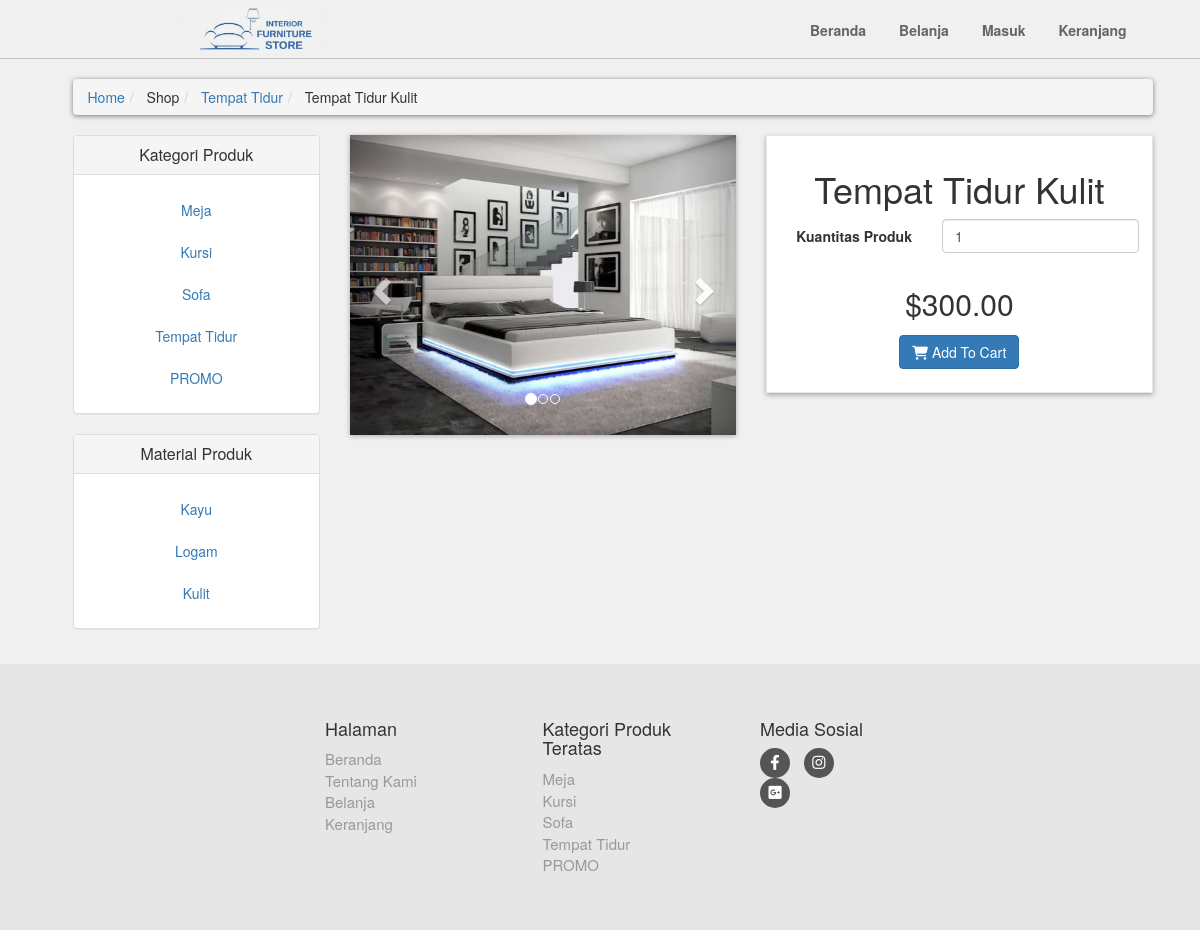
Screenshot of /details.php?pro_id=39 with the database file from the repository.
### tables this page shows
CREATE TABLE `product_categories` (
  `p_category_id` int(10) NOT NULL,
  `p_category_title` varchar(50) NOT NULL,
  `p_category_desc` varchar(200) NOT NULL
);

CREATE TABLE `products` (
  `product_id` bigint(8) NOT NULL,
  `p_category_id` int(10) NOT NULL,
  `p_material_id` int(10) NOT NULL,
  `product_title` varchar(50) NOT NULL,
  `product_description` varchar(120) NOT NULL,
  `product_price` decimal(7,2) NOT NULL,
  `product_discount` int(4) NOT NULL,
  `product_image1` text NOT NULL,
  `product_image2` text NOT NULL,
  `product_image3` text NOT NULL
);

CREATE TABLE `product_material` (
  `p_material_id` int(10) NOT NULL,
  `p_material_title` varchar(50) NOT NULL,
  `p_material_desc` varchar(200) NOT NULL
);

### details.php (the view, shortened to what this page needs)
<?php
    include("includes/header.php");
?>
    <div id="content">
        <div class="container">
            <div class="col-md-12">
                <ul class="breadcrumb">
                    <li><a href="index.php">Home</a></li>
                    <li>
                        Shop
                    </li>
                    <li>
                        <a href="shop.php?p_categories=<?php echo $p_category_id; ?>"><?php echo $p_category_title; ?></a>
                    </li>
                    <li>
                        <?php echo $pro_title ?>
                    </li>
                </ul>
            </div>
            <div class="col-md-3">
                <?php
                    include("includes/sidebar.php");
                ?>
            </div>
            <div class="col-md-9">
                <div id="productMain" class="row">
                    <div class="col-sm-6">
                        <div id="mainImage">
                            <div id="myCarousel" class="carousel slide">
                                <ol class="carousel-indicators">
                                    <li data-target = "#myCarousel" data-slide-to="0" class="active"></li>
                                    <li data-target = "#myCarousel" data-slide-to="1"></li>
                                    <li data-target = "#myCarousel" data-slide-to="2"></li>
                                </ol>
                                <div class="carousel-inner">
                                    <div class="item active">
                                        <center><img class="img-responsive" src="product_images/<?php echo $pro_image1; ?>" alt=""></center>
                                    </div>
                                </div>
                                <a href="#myCarousel" class="left carousel-control" data-slide="prev">
                                    <span class="glyphicon glyphicon-chevron-left"></span>
                                </a>
                                <a href="#myCarousel" class="right carousel-control" data-slide="next">
                                    <span class="glyphicon glyphicon-chevron-right"></span>
                                </a>
                            </div>
                        </div>
                    </div>
                    <div class="col-sm-6">
                        <div class="box">
                            <h1 class="text-center"><?php echo $pro_title; ?></h1>
                            <form action="details.php?add_cart=<?php echo $product_id; ?>" class="form-horizontal" method="post">
                                <div class="form-group">
                                    <label for="" class="col-md-5 control-label">Kuantitas Produk</label>
                                    <div class="col-md-7">
                                    <input name="product_qty" type="number" id="typeNumber" class="form-control" value="1"/>
                                    </div>
                                </div>
                                <?php if($p_category_title === 'SALE'){ echo "<p class='price' style = 'text-decoration: line-through'>$$pro_price</p>";}else{echo "<p class='price'>$$pro_price</p>";}?></p>
                                <p class="text-center buttons"><button class="btn btn-primary"><i class="fa fa-shopping-cart"></i> Add To Cart</button></p>
                            </form>
                        </div>
                    </div>
                </div>
            </div>
        </div>
    </div>
    <?php
            include("includes/footer.php");
        ?>
</body>

### includes/header.php (shortened to what this page needs)
 <?php
    include("includes/database.php");
    include("includes/functions.php");
?>
<?php
if(isset($_GET['pro_id'])){
    $product_id = $_GET['pro_id'];
    $get_product = "select * from products where product_id = '$product_id'";
    $run_product = mysqli_query($con, $get_product);
    $row_product = mysqli_fetch_array($run_product);
    $p_category_id = $row_product['p_category_id'];
    $pro_title = $row_product['product_title'];
    $pro_price = $row_product['product_price'];
    $pro_image1 = $row_product['product_image1'];
    $get_p_categories = "select * from product_categories where p_category_id = '$p_category_id'";
    $run_p_categories = mysqli_query($con, $get_p_categories);
    $row_p_categories = mysqli_fetch_array($run_p_categories);
    $p_category_title = $row_p_categories['p_category_title'];
}
?>
<!DOCTYPE html>
<html lang="en">
<head>
    <link rel="stylesheet" href="https://cdn.jsdelivr.net/npm/bootstrap@5.2.2/dist/css/bootstrap.min.css">
    <link rel="stylesheet" href="style/style.css">
    <link href="https://maxcdn.bootstrapcdn.com/bootstrap/3.3.7/css/bootstrap.min.css" rel="stylesheet"/>
    <link rel="stylesheet" href="path/to/bootstrap/css/bootstrap.min.css">
    <link rel="stylesheet" href="https://cdnjs.cloudflare.com/ajax/libs/font-awesome/6.4.0/css/all.min.css">
</head>
<body>
    <div id="top">
        <div class="holder row-flex">
            <a href="index.php" class="logo-container"><img class="logo" src="images/logo-furniture.jpg" id="logo"></a>
            <ul class="menu">
                <li class="<?php if($active == 'Beranda') echo "active"; ?>">
                    <a href="index.php">Beranda</a>
                </li>
                <li  class="<?php if($active == 'Belanja') echo "active"; ?>">
                    <a href="shop.php">Belanja</a>
                </li>
                <li>
                <?php
                if (isset($_SESSION["user"])) {
                    echo "<a href='logout.php'>Keluar</a>";
                }
                else {
                    echo "<a href='login.php'>Masuk</a>";
                }
                ?>
                 </li>
                <li  class="<?php if($active == 'Keranjang') echo "active"; ?>">
                    <a href="cart.php">Keranjang</a>
                </li>
            </ul>
        </div>
    </div>

### includes/sidebar.php
<div class="panel panel-default sidebar-menu">
    <div class="panel-heading">
        <h3 class="text-center panel-title">Kategori Produk</h3>
    </div>
    <div class="panel-body">
        <ul class="row nav nav-pills nav-stacked category-menu">
            <?php
                getPCategories();
            ?>
        </ul>
    </div>
</div>
<div class="panel panel-default sidebar-menu">
    <div class="panel-heading">
            <h3 class="text-center panel-title">Material Produk</h3>
    </div>
    <div class="panel-body">
        <ul class="row nav nav-pills nav-stacked category-menu">
            <?php
                getMaterial();
            ?>
        </ul>
    </div>
</div>

### includes/functions.php (shortened to what this page needs)
<?php
$db = mysqli_connect("localhost", "root", "", "miniproweb3");
function getPCategories(){
    global $db;
    $get_p_categories = "select * from product_categories";
    $run_p_categories = mysqli_query($db, $get_p_categories);
    while($row_p_categories=mysqli_fetch_array($run_p_categories)){
        $p_category_id = $row_p_categories['p_category_id'];
        $p_category_title = $row_p_categories['p_category_title'];
        if($p_category_title == 'SALE'){
            echo "
                <li>
                    <a style='color:red;' class= 'text-center' href='shop.php?p_categories=$p_category_id'> $p_category_title </a>
                </li>
            ";
        }else
            echo "
            <li>
                <a class= 'text-center' href='shop.php?p_categories=$p_category_id'> $p_category_title </a>
            </li>
        ";}
}
function getMaterial(){
    global $db;
    $get_p_material = "select * from product_material";
    $run_p_material = mysqli_query($db, $get_p_material);
    while($row_p_material=mysqli_fetch_array($run_p_material)){
        $p_material_id = $row_p_material['p_material_id'];
        $p_material_title = $row_p_material['p_material_title'];
        echo "
            <li>
                <a class= 'text-center' href='shop.php?p_material=$p_material_id'> $p_material_title </a>
            </li>
        ";
    }
}
?>

### includes/footer.php (shortened to what this page needs)
<div id="footer">
    <div class="holder">
        <div class="row justify-content-center">
            <div class="col-sm-6 col-md-3">
                <h4>Halaman</h4>
                <ul>
                    <li><a href="index.php">Beranda</a></li>
                    <li><a href="index.php">Tentang Kami</a></li>
                    <?php if(isset($_SESSION['user'])): ?>
                        <li><a href="shop.php">Belanja</a></li>
                        <li><a href="cart.php">Keranjang</a></li>
                    <?php else: ?>
                        <li><a href="login.php">Belanja </a></li>
                        <li><a href="login.php">Keranjang </a></li>
                    <?php endif; ?>
                </ul>
            </div>
            <div class="com-sm-6 col-md-3">
            <h4>Kategori Produk Teratas</h4>
            <ul>
                <?php
                    $get_p_categories = "select * from product_categories";
                    $run_p_categories = mysqli_query($db, $get_p_categories);
                    while($row_p_categories=mysqli_fetch_array($run_p_categories)){
                        $p_category_id = $row_p_categories['p_category_id'];
                        $p_category_title = $row_p_categories['p_category_title'];
                        if(isset($_SESSION['user'])){
                            echo "
                                <li>
                                    <a href ='shop.php?p_categories=$p_category_id'>
                                        $p_category_title
                                    </a>
                                </li>
                            ";
                        } else {
                            echo "
                                <li>
                                    <a href ='login.php'>
                                        $p_category_title
                                    </a>
                                </li>
                            ";
                        }
                    }
                ?>
            </ul>
        </div>
            <div class="col-sm-6 col-md-2">
                <h4>Media Sosial</h4>
                <p class="social">
                    <a href="https://www.facebook.com/IstimewaPremiumFurniture?mibextid=ZbWKwL" class="fa-brands fa-facebook-f"></a>
                    <a href="https://www.instagram.com/istimewa_furniture?igsh=MXNmdjY4ZnE1YmRvNg==" class="fa-brands fa-instagram"></a>
                    <a href="https://www.lalamove.com/id/blog/pengiriman-furniture-rumah-minimalis/" class="fa-brands fa-square-google-plus"></a>
                </p>
            </div>
        </div>
    </div>
</div>

### style/style.css (style rules this page uses)
* { box-sizing: border-box; margin: 0; padding: 0; }
ul, li, dl, ol, p, a, img { margin: 0; padding: 0; }
body { font-size: 14px; line-height: 1.42857143; color: #333333; background-color: #f0f0f0 !important; font-family: 'Roboto', sans-serif; }
#content .box { background: #ffffff; margin: 0 0 30px; border: solid 1px #e6e6e6; padding: 1.25rem; box-shadow: 0px 2px 5px rgba(0, 0, 0, .3); }
.holder { width: 70%; margin: 0 auto; }
img { max-width: 100%; }
#content img { width: 100%; object-fit: cover; max-width: none; min-height: 300px; max-height: 300px; }
.row-flex { display: flex; justify-content: space-between; }
#top { padding: .7rem 0; border-bottom: 1px solid #c3c3c3; }
.menu { width: 25%; display: flex; justify-content: space-between; align-items: center; list-style-type: none; margin-bottom: 0; }
.menu a { text-decoration: none; }
.menu li a { font-weight: bold; color: #666464; padding: 0.45rem 0; }
.logo-container { display: flex; width: 30%; }
.logo { align-self: center; max-height: 45px; width: 150px; border-radius: 10px; filter: brightness(0.95); }
#content { padding-left: 25px; }
.breadcrumb { padding: 8px 15px; margin: 20px 0; background-color: #ffffff; border-radius: 5px; box-shadow: 0px 1px 5px rgba(0, 0, 0, .5); }
#content #productMain { margin-bottom: 30px; }
#content #productMain .price { font-size: 30px; font-weight: 300; text-align: center; margin-top: 30px; }
#content #mainImage { box-shadow: 0 1px 5px rgba(0, 0, 0, .3); }
#footer { margin-top: 15px; background: #e6e6e6; padding: 45px 0; }
#footer a { color: #999999; text-decoration: none; }
#footer ul { list-style: none; padding-left: 0px; font-size: 15px; }
#footer .social { text-align: left; }
#footer .social a { margin: 0 10px 0 0; display: inline-block; color: #ffffff; width: 30px; height: 30px; border-radius: 15px; line-height: 30px; font-size: 15px; text-align: center; vertical-align: bottom; background-color: #555555; text-decoration: none; }
.form-group { margin-bottom: 25px; }

### includes/header.php (style rules this page uses)
.menu li { padding-right: 33px; }
.menu li:last-child { padding-right: 0; }

### rows the page displays
product_categories: p_category_title "Tempat Tidur"
products: product_title "Tempat Tidur Kulit", product_image1 (picture), product_price "300.00"
product_categories: p_category_title "Meja"
product_categories: p_category_title "Kursi"
product_categories: p_category_title "Sofa"
product_categories: p_category_title "PROMO"
product_material: p_material_title "Kayu"
product_material: p_material_title "Logam"
product_material: p_material_title "Kulit"
